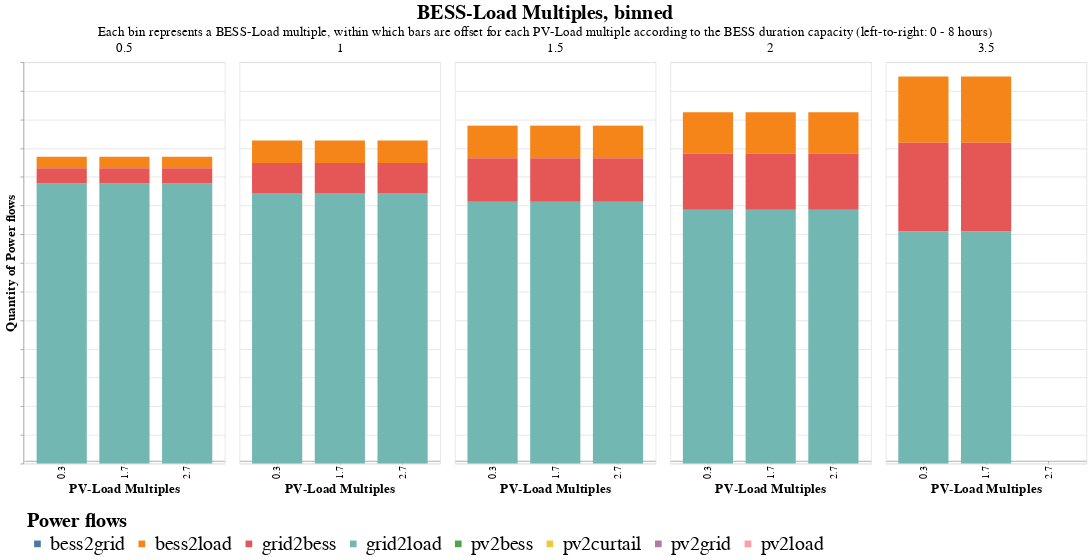

The code cell stored with this chart in its notebook:
### Code cell
# Select only the columns of interest
columns_of_interest = ['PV_Load_M', 'BESS_Load_M', 'T_BESS', 'pv2load', 'pv2bess', 'pv2grid', 'bess2load', 'bess2grid', 'grid2load', 'grid2bess', 'pv2curtail']
subset_data = results_econ[columns_of_interest]

# Melt the DataFrame to long format
melted_data = subset_data.melt(id_vars=['PV_Load_M', 'BESS_Load_M', 'T_BESS'], var_name='source', value_name='value')

# Plot stacked bar chart
quant= alt.Chart(
    melted_data,
    title= alt.TitleParams(
        text= 'BESS-Load Multiples, binned',
        subtitle= 'Each bin represents a BESS-Load multiple, within which bars are offset for each PV-Load multiple according to the BESS duration capacity (left-to-right: 0 - 8 hours)',
        anchor= 'middle',
        fontSize= 30,
        subtitleFontSize= 20
    )
).mark_bar().encode(
    x=alt.X('PV_Load_M:O', title='PV-Load Multiples', axis=alt.Axis(offset= -5)),
    #x2=alt.X2('PV_Load_M:O', title='PV-Load Multiple'),# axis=alt.Axis(offset=-5)),
    #x=alt.X('T_BESS:N', title= 'BESS Duration', axis= alt.Axis(offset= -5)),
    xOffset= 'T_BESS:N',
    y=alt.Y('sum(value):Q', title='Quantity of Power flows', axis= alt.Axis(labels= False)),#.stack('normalize'),
    color=alt.Color('source:N', legend= alt.Legend(title= 'Power flows')),
    column= alt.Column('BESS_Load_M:N', title= '', header= alt.Header(labelFontSize= 20)),
    tooltip=['PV_Load_M', 'BESS_Load_M', 'T_BESS', 'source', 'value'],
    #size= alt.Size('T_BESS:Q').scale(domain= (-0.1, 2)),
    
).properties(
    width=300,
    height=600
).configure_axis(
    labelFontSize= 15,
    titleFontSize= 20,
).configure_legend(
    labelFontSize= 30,
    titleFontSize= 30,
    orient= 'bottom',
    padding= 5
)
# num= alt.Chart(melted_data).mark_bar().encode(
#     x=alt.X('PV_Load_M:O', title='PV-Load Multiple', axis=alt.Axis(offset=-5)),
#     y=alt.Y('sum(value):Q', title='Quantity'),
#     color='source:N',
#     column= alt.Column('BESS_Load_M:N', title= 'BESS-Load Multiple, binned'),
#     tooltip=['PV_Load_M', 'BESS_Load_M', 'source', 'value'],
#     size= alt.Size('T_BESS:N').scale(domain= (-0.1, 2))
# ).properties(
#     width=300,
#     height=600
# )

quant

### Figure 1 — Vega-Lite specification as saved in the notebook (floating-point values rounded to 4 significant figures)
{"config": {"view": {"continuousWidth": 300, "continuousHeight": 300}, "axis": {"labelFontSize": 15, "titleFontSize": 20}, "legend": {"labelFontSize": 30, "orient": "bottom", "padding": 5, "titleFontSize": 30}}, "data": {"name": "data-08fc3b7e1656b42ecbd39627b4fe12c6"}, "mark": {"type": "bar"}, "encoding": {"color": {"field": "source", "legend": {"title": "Power flows"}, "type": "nominal"}, "column": {"field": "BESS_Load_M", "header": {"labelFontSize": 20}, "title": "", "type": "nominal"}, "tooltip": [{"field": "PV_Load_M", "type": "quantitative"}, {"field": "BESS_Load_M", "type": "quantitative"}, {"field": "T_BESS", "type": "quantitative"}, {"field": "source", "type": "nominal"}, {"field": "value", "type": "quantitative"}], "x": {"axis": {"offset": -5}, "field": "PV_Load_M", "title": "PV-Load Multiples", "type": "ordinal"}, "xOffset": {"field": "T_BESS", "type": "nominal"}, "y": {"aggregate": "sum", "axis": {"labels": false}, "field": "value", "title": "Quantity of Power flows", "type": "quantitative"}}, "height": 600, "title": {"text": "BESS-Load Multiples, binned", "anchor": "middle", "fontSize": 30, "subtitle": "Each bin represents a BESS-Load multiple, within which bars are offset for each PV-Load multiple according to the BESS duration capacity (left-to-right: 0 - 8 hours)", "subtitleFontSize": 20}, "width": 300, "$schema": "https://vega.github.io/schema/vega-lite/v5.20.1.json", "datasets": {"data-08fc3b7e1656b42ecbd39627b4fe12c6": [{"PV_Load_M": 0.3, "BESS_Load_M": 0.5, "T_BESS": 2.0, "source": "pv2load", "value": 0}, {"PV_Load_M": 0.3, "BESS_Load_M": 1.0, "T_BESS": 2.0, "source": "pv2load", "value": 0}, {"PV_Load_M": 0.3, "BESS_Load_M": 1.5, "T_BESS": 2.0, "source": "pv2load", "value": 0}, {"PV_Load_M": 0.3, "BESS_Load_M": 2.0, "T_BESS": 2.0, "source": "pv2load", "value": 0}, {"PV_Load_M": 0.3, "BESS_Load_M": 3.5, "T_BESS": 2.0, "source": "pv2load", "value": 0}, {"PV_Load_M": 1.7, "BESS_Load_M": 0.5, "T_BESS": 2.0, "source": "pv2load", "value": 0}, {"PV_Load_M": 1.7, "BESS_Load_M": 1.0, "T_BESS": 2.0, "source": "pv2load", "value": 0}, {"PV_Load_M": 1.7, "BESS_Load_M": 1.5, "T_BESS": 2.0, "source": "pv2load", "value": 0}, {"PV_Load_M": 1.7, "BESS_Load_M": 2.0, "T_BESS": 2.0, "source": "pv2load", "value": 0}, {"PV_Load_M": 1.7, "BESS_Load_M": 3.5, "T_BESS": 2.0, "source": "pv2load", "value": 0}, {"PV_Load_M": 2.7, "BESS_Load_M": 0.5, "T_BESS": 2.0, "source": "pv2load", "value": 284}, {"PV_Load_M": 2.7, "BESS_Load_M": 1.0, "T_BESS": 2.0, "source": "pv2load", "value": 284}, {"PV_Load_M": 2.7, "BESS_Load_M": 1.5, "T_BESS": 2.0, "source": "pv2load", "value": 286}, {"PV_Load_M": 2.7, "BESS_Load_M": 2.0, "T_BESS": 2.0, "source": "pv2load", "value": 286}, {"PV_Load_M": 0.3, "BESS_Load_M": 0.5, "T_BESS": 2.0, "source": "pv2bess", "value": 0}, {"PV_Load_M": 0.3, "BESS_Load_M": 1.0, "T_BESS": 2.0, "source": "pv2bess", "value": 0}, {"PV_Load_M": 0.3, "BESS_Load_M": 1.5, "T_BESS": 2.0, "source": "pv2bess", "value": 0}, {"PV_Load_M": 0.3, "BESS_Load_M": 2.0, "T_BESS": 2.0, "source": "pv2bess", "value": 0}, {"PV_Load_M": 0.3, "BESS_Load_M": 3.5, "T_BESS": 2.0, "source": "pv2bess", "value": 0}, {"PV_Load_M": 1.7, "BESS_Load_M": 0.5, "T_BESS": 2.0, "source": "pv2bess", "value": 0}, {"PV_Load_M": 1.7, "BESS_Load_M": 1.0, "T_BESS": 2.0, "source": "pv2bess", "value": 0}, {"PV_Load_M": 1.7, "BESS_Load_M": 1.5, "T_BESS": 2.0, "source": "pv2bess", "value": 0}, {"PV_Load_M": 1.7, "BESS_Load_M": 2.0, "T_BESS": 2.0, "source": "pv2bess", "value": 0}, {"PV_Load_M": 1.7, "BESS_Load_M": 3.5, "T_BESS": 2.0, "source": "pv2bess", "value": 0}, {"PV_Load_M": 2.7, "BESS_Load_M": 0.5, "T_BESS": 2.0, "source": "pv2bess", "value": 8}, {"PV_Load_M": 2.7, "BESS_Load_M": 1.0, "T_BESS": 2.0, "source": "pv2bess", "value": 8}, {"PV_Load_M": 2.7, "BESS_Load_M": 1.5, "T_BESS": 2.0, "source": "pv2bess", "value": 6}, {"PV_Load_M": 2.7, "BESS_Load_M": 2.0, "T_BESS": 2.0, "source": "pv2bess", "value": 6}, {"PV_Load_M": 0.3, "BESS_Load_M": 0.5, "T_BESS": 2.0, "source": "pv2grid", "value": 0}, {"PV_Load_M": 0.3, "BESS_Load_M": 1.0, "T_BESS": 2.0, "source": "pv2grid", "value": 0}, {"PV_Load_M": 0.3, "BESS_Load_M": 1.5, "T_BESS": 2.0, "source": "pv2grid", "value": 0}, {"PV_Load_M": 0.3, "BESS_Load_M": 2.0, "T_BESS": 2.0, "source": "pv2grid", "value": 0}, {"PV_Load_M": 0.3, "BESS_Load_M": 3.5, "T_BESS": 2.0, "source": "pv2grid", "value": 0}, {"PV_Load_M": 1.7, "BESS_Load_M": 0.5, "T_BESS": 2.0, "source": "pv2grid", "value": 0}, {"PV_Load_M": 1.7, "BESS_Load_M": 1.0, "T_BESS": 2.0, "source": "pv2grid", "value": 0}, {"PV_Load_M": 1.7, "BESS_Load_M": 1.5, "T_BESS": 2.0, "source": "pv2grid", "value": 0}, {"PV_Load_M": 1.7, "BESS_Load_M": 2.0, "T_BESS": 2.0, "source": "pv2grid", "value": 0}, {"PV_Load_M": 1.7, "BESS_Load_M": 3.5, "T_BESS": 2.0, "source": "pv2grid", "value": 0}, {"PV_Load_M": 2.7, "BESS_Load_M": 0.5, "T_BESS": 2.0, "source": "pv2grid", "value": 0}, {"PV_Load_M": 2.7, "BESS_Load_M": 1.0, "T_BESS": 2.0, "source": "pv2grid", "value": 0}, {"PV_Load_M": 2.7, "BESS_Load_M": 1.5, "T_BESS": 2.0, "source": "pv2grid", "value": 0}, {"PV_Load_M": 2.7, "BESS_Load_M": 2.0, "T_BESS": 2.0, "source": "pv2grid", "value": 0}, {"PV_Load_M": 0.3, "BESS_Load_M": 0.5, "T_BESS": 2.0, "source": "bess2load", "value": 788846}, {"PV_Load_M": 0.3, "BESS_Load_M": 1.0, "T_BESS": 2.0, "source": "bess2load", "value": 1561591}, {"PV_Load_M": 0.3, "BESS_Load_M": 1.5, "T_BESS": 2.0, "source": "bess2load", "value": 2250295}, {"PV_Load_M": 0.3, "BESS_Load_M": 2.0, "T_BESS": 2.0, "source": "bess2load", "value": 2897139}, {"PV_Load_M": 0.3, "BESS_Load_M": 3.5, "T_BESS": 2.0, "source": "bess2load", "value": 4610117}, {"PV_Load_M": 1.7, "BESS_Load_M": 0.5, "T_BESS": 2.0, "source": "bess2load", "value": 788847}, {"PV_Load_M": 1.7, "BESS_Load_M": 1.0, "T_BESS": 2.0, "source": "bess2load", "value": 1561596}, {"PV_Load_M": 1.7, "BESS_Load_M": 1.5, "T_BESS": 2.0, "source": "bess2load", "value": 2250303}, {"PV_Load_M": 1.7, "BESS_Load_M": 2.0, "T_BESS": 2.0, "source": "bess2load", "value": 2897142}, {"PV_Load_M": 1.7, "BESS_Load_M": 3.5, "T_BESS": 2.0, "source": "bess2load", "value": 4610094}, {"PV_Load_M": 2.7, "BESS_Load_M": 0.5, "T_BESS": 2.0, "source": "bess2load", "value": 788849}, {"PV_Load_M": 2.7, "BESS_Load_M": 1.0, "T_BESS": 2.0, "source": "bess2load", "value": 1561590}, {"PV_Load_M": 2.7, "BESS_Load_M": 1.5, "T_BESS": 2.0, "source": "bess2load", "value": 2250290}, {"PV_Load_M": 2.7, "BESS_Load_M": 2.0, "T_BESS": 2.0, "source": "bess2load", "value": 2897132}, {"PV_Load_M": 0.3, "BESS_Load_M": 0.5, "T_BESS": 2.0, "source": "bess2grid", "value": 3658}, {"PV_Load_M": 0.3, "BESS_Load_M": 1.0, "T_BESS": 2.0, "source": "bess2grid", "value": 4318}, {"PV_Load_M": 0.3, "BESS_Load_M": 1.5, "T_BESS": 2.0, "source": "bess2grid", "value": 10711}, {"PV_Load_M": 0.3, "BESS_Load_M": 2.0, "T_BESS": 2.0, "source": "bess2grid", "value": 12699}, {"PV_Load_M": 0.3, "BESS_Load_M": 3.5, "T_BESS": 2.0, "source": "bess2grid", "value": 12699}, {"PV_Load_M": 1.7, "BESS_Load_M": 0.5, "T_BESS": 2.0, "source": "bess2grid", "value": 3658}, {"PV_Load_M": 1.7, "BESS_Load_M": 1.0, "T_BESS": 2.0, "source": "bess2grid", "value": 4318}, {"PV_Load_M": 1.7, "BESS_Load_M": 1.5, "T_BESS": 2.0, "source": "bess2grid", "value": 10711}, {"PV_Load_M": 1.7, "BESS_Load_M": 2.0, "T_BESS": 2.0, "source": "bess2grid", "value": 12699}, {"PV_Load_M": 1.7, "BESS_Load_M": 3.5, "T_BESS": 2.0, "source": "bess2grid", "value": 12699}, {"PV_Load_M": 2.7, "BESS_Load_M": 0.5, "T_BESS": 2.0, "source": "bess2grid", "value": 3658}, {"PV_Load_M": 2.7, "BESS_Load_M": 1.0, "T_BESS": 2.0, "source": "bess2grid", "value": 4318}, {"PV_Load_M": 2.7, "BESS_Load_M": 1.5, "T_BESS": 2.0, "source": "bess2grid", "value": 10711}, {"PV_Load_M": 2.7, "BESS_Load_M": 2.0, "T_BESS": 2.0, "source": "bess2grid", "value": 12699}, {"PV_Load_M": 0.3, "BESS_Load_M": 0.5, "T_BESS": 2.0, "source": "grid2load", "value": 19543688}, {"PV_Load_M": 0.3, "BESS_Load_M": 1.0, "T_BESS": 2.0, "source": "grid2load", "value": 18869057}, {"PV_Load_M": 0.3, "BESS_Load_M": 1.5, "T_BESS": 2.0, "source": "grid2load", "value": 18267784}, {"PV_Load_M": 0.3, "BESS_Load_M": 2.0, "T_BESS": 2.0, "source": "grid2load", "value": 17703127}, {"PV_Load_M": 0.3, "BESS_Load_M": 3.5, "T_BESS": 2.0, "source": "grid2load", "value": 16207738}, {"PV_Load_M": 1.7, "BESS_Load_M": 0.5, "T_BESS": 2.0, "source": "grid2load", "value": 19543340}, {"PV_Load_M": 1.7, "BESS_Load_M": 1.0, "T_BESS": 2.0, "source": "grid2load", "value": 18868694}, {"PV_Load_M": 1.7, "BESS_Load_M": 1.5, "T_BESS": 2.0, "source": "grid2load", "value": 18267417}, {"PV_Load_M": 1.7, "BESS_Load_M": 2.0, "T_BESS": 2.0, "source": "grid2load", "value": 17702748}, {"PV_Load_M": 1.7, "BESS_Load_M": 3.5, "T_BESS": 2.0, "source": "grid2load", "value": 16207361}, {"PV_Load_M": 2.7, "BESS_Load_M": 0.5, "T_BESS": 2.0, "source": "grid2load", "value": 19542959}, {"PV_Load_M": 2.7, "BESS_Load_M": 1.0, "T_BESS": 2.0, "source": "grid2load", "value": 18868321}, {"PV_Load_M": 2.7, "BESS_Load_M": 1.5, "T_BESS": 2.0, "source": "grid2load", "value": 18267032}, {"PV_Load_M": 2.7, "BESS_Load_M": 2.0, "T_BESS": 2.0, "source": "grid2load", "value": 17702367}, {"PV_Load_M": 0.3, "BESS_Load_M": 0.5, "T_BESS": 2.0, "source": "grid2bess", "value": 1066204}, {"PV_Load_M": 0.3, "BESS_Load_M": 1.0, "T_BESS": 2.0, "source": "grid2bess", "value": 2106533}, {"PV_Load_M": 0.3, "BESS_Load_M": 1.5, "T_BESS": 2.0, "source": "grid2bess", "value": 3038049}, {"PV_Load_M": 0.3, "BESS_Load_M": 2.0, "T_BESS": 2.0, "source": "grid2bess", "value": 3905005}, {"PV_Load_M": 0.3, "BESS_Load_M": 3.5, "T_BESS": 2.0, "source": "grid2bess", "value": 6181541}, {"PV_Load_M": 1.7, "BESS_Load_M": 0.5, "T_BESS": 2.0, "source": "grid2bess", "value": 1066194}, {"PV_Load_M": 1.7, "BESS_Load_M": 1.0, "T_BESS": 2.0, "source": "grid2bess", "value": 2106510}, {"PV_Load_M": 1.7, "BESS_Load_M": 1.5, "T_BESS": 2.0, "source": "grid2bess", "value": 3038020}, {"PV_Load_M": 1.7, "BESS_Load_M": 2.0, "T_BESS": 2.0, "source": "grid2bess", "value": 3904974}, {"PV_Load_M": 1.7, "BESS_Load_M": 3.5, "T_BESS": 2.0, "source": "grid2bess", "value": 6181470}, {"PV_Load_M": 2.7, "BESS_Load_M": 0.5, "T_BESS": 2.0, "source": "grid2bess", "value": 1066176}, {"PV_Load_M": 2.7, "BESS_Load_M": 1.0, "T_BESS": 2.0, "source": "grid2bess", "value": 2106490}, {"PV_Load_M": 2.7, "BESS_Load_M": 1.5, "T_BESS": 2.0, "source": "grid2bess", "value": 3038000}, {"PV_Load_M": 2.7, "BESS_Load_M": 2.0, "T_BESS": 2.0, "source": "grid2bess", "value": 3904943}, {"PV_Load_M": 0.3, "BESS_Load_M": 0.5, "T_BESS": 2.0, "source": "pv2curtail", "value": 0}, {"PV_Load_M": 0.3, "BESS_Load_M": 1.0, "T_BESS": 2.0, "source": "pv2curtail", "value": 0}, {"PV_Load_M": 0.3, "BESS_Load_M": 1.5, "T_BESS": 2.0, "source": "pv2curtail", "value": 0}, {"PV_Load_M": 0.3, "BESS_Load_M": 2.0, "T_BESS": 2.0, "source": "pv2curtail", "value": 0}, {"PV_Load_M": 0.3, "BESS_Load_M": 3.5, "T_BESS": 2.0, "source": "pv2curtail", "value": 0}, {"PV_Load_M": 1.7, "BESS_Load_M": 0.5, "T_BESS": 2.0, "source": "pv2curtail", "value": 0}, {"PV_Load_M": 1.7, "BESS_Load_M": 1.0, "T_BESS": 2.0, "source": "pv2curtail", "value": 0}, {"PV_Load_M": 1.7, "BESS_Load_M": 1.5, "T_BESS": 2.0, "source": "pv2curtail", "value": 0}, {"PV_Load_M": 1.7, "BESS_Load_M": 2.0, "T_BESS": 2.0, "source": "pv2curtail", "value": 0}, {"PV_Load_M": 1.7, "BESS_Load_M": 3.5, "T_BESS": 2.0, "source": "pv2curtail", "value": 0}, {"PV_Load_M": 2.7, "BESS_Load_M": 0.5, "T_BESS": 2.0, "source": "pv2curtail", "value": 0}, {"PV_Load_M": 2.7, "BESS_Load_M": 1.0, "T_BESS": 2.0, "source": "pv2curtail", "value": 0}, {"PV_Load_M": 2.7, "BESS_Load_M": 1.5, "T_BESS": 2.0, "source": "pv2curtail", "value": 0}, {"PV_Load_M": 2.7, "BESS_Load_M": 2.0, "T_BESS": 2.0, "source": "pv2curtail", "value": 0}]}}
